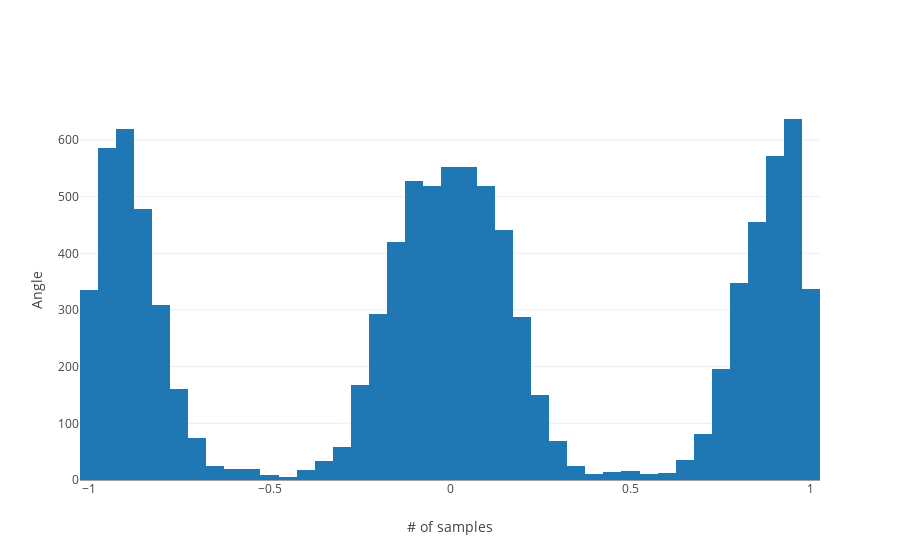

Notebook code for this chart:
### Code cell
hist0 = go.Histogram(x = [a[2] for a in angle_rep])

layout = go.Layout(
    xaxis=dict(
        title='# of samples'
    ),
    yaxis=dict(
        title='Angle'
    )
)

fig = go.Figure(data = [hist0], layout = layout)
pyo.iplot(fig)

### Figure 1 — Plotly figure (JSON) as saved in the notebook; plotly's stock layout.template omitted (floating-point values rounded to 4 significant figures; data arrays with more than 128 entries replaced by an {"elided": "..."} marker saying what was removed)
{"data": [{"type": "histogram", "x": {"elided": "10000 float values"}}], "layout": {"xaxis": {"title": "# of samples"}, "yaxis": {"title": "Angle"}}}
